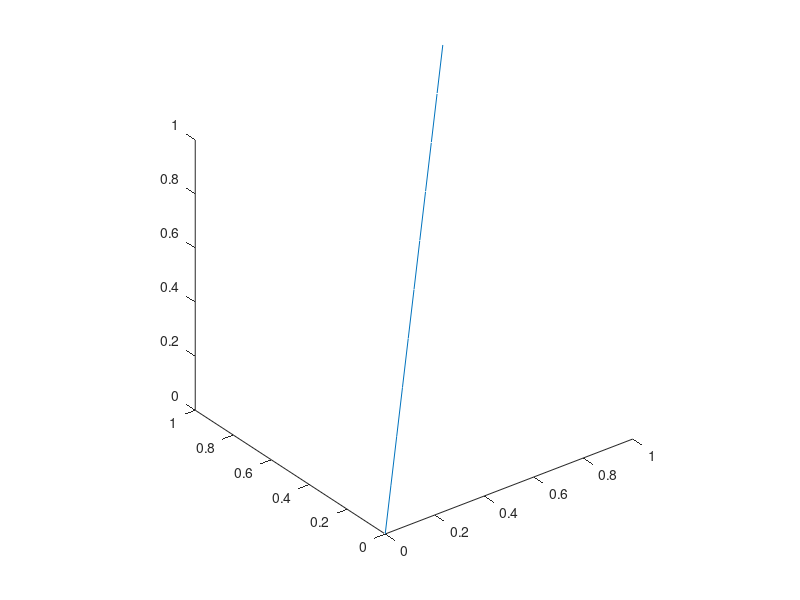

MATLAB code to generate this figure:


x = 0:0.1:1;
y = 0:0.1:1;
z = 0:0.1:1;
dx = diff(x);
dy = diff(y);
dL = hypot(dx,dy);
[X,Y] = meshgrid([-1 1]);
cla
plot3(x,y,z,'-')
axis equal
hold on
for i = 1:length(x)-1 -4000         % too much rectangles
    X1 = X/2;                       % rectangle width is 1
    Y1 = Y*dL(i)/2;                 % rectangle height is dL
        % rotation matrix
    R = [dx(i) -dy(i); dy(i) dx(i)]/dL(i);
    V = R*[Y1(:) X1(:)]';           
    X1 = reshape(V(1,:),[2 2])+x(i)+dx(i)/2;
    Y1 = reshape(V(2,:),[2 2])+y(i)+dy(i)/2;
    Z = [z(i) z(i); z(i+1) z(i+1)];
    surf(X1,Y1,Z)
     pause(0.5)
end
hold off